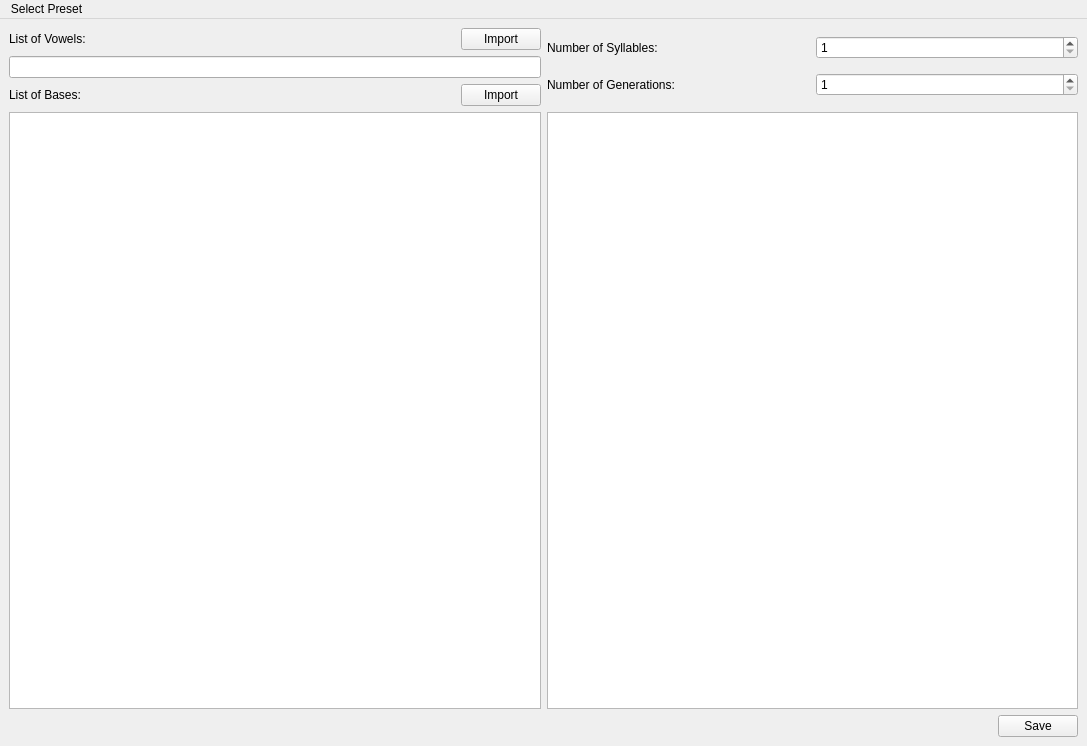
<?xml version="1.0" encoding="UTF-8"?>
<ui version="4.0">
 <class>MainWindow</class>
 <widget class="QMainWindow" name="MainWindow">
  <property name="geometry">
   <rect>
    <x>0</x>
    <y>0</y>
    <width>1087</width>
    <height>746</height>
   </rect>
  </property>
  <property name="windowTitle">
   <string>MainWindow</string>
  </property>
  <widget class="QWidget" name="centralwidget">
   <layout class="QGridLayout" name="gridLayout">
    <item row="0" column="0">
     <layout class="QVBoxLayout" name="verticalLayout">
      <item>
       <layout class="QHBoxLayout" name="horizontalLayout">
        <item>
         <layout class="QVBoxLayout" name="verticalLayout_3">
          <item>
           <layout class="QHBoxLayout" name="horizontalLayout_3">
            <item>
             <widget class="QLabel" name="listOfVowels">
              <property name="text">
               <string>List of Vowels:</string>
              </property>
             </widget>
            </item>
            <item alignment="Qt::AlignRight">
             <widget class="QPushButton" name="vowelImport">
              <property name="text">
               <string>Import</string>
              </property>
             </widget>
            </item>
           </layout>
          </item>
          <item>
           <widget class="QLineEdit" name="vowels">
            <property name="sizePolicy">
             <sizepolicy hsizetype="Ignored" vsizetype="Fixed">
              <horstretch>0</horstretch>
              <verstretch>0</verstretch>
             </sizepolicy>
            </property>
           </widget>
          </item>
          <item>
           <layout class="QHBoxLayout" name="horizontalLayout_4">
            <item>
             <widget class="QLabel" name="listOfbases">
              <property name="text">
               <string>List of Bases:</string>
              </property>
             </widget>
            </item>
            <item alignment="Qt::AlignRight">
             <widget class="QPushButton" name="baseImport">
              <property name="text">
               <string>Import</string>
              </property>
             </widget>
            </item>
           </layout>
          </item>
         </layout>
        </item>
        <item>
         <layout class="QVBoxLayout" name="verticalLayout_2">
          <item>
           <layout class="QHBoxLayout" name="horizontalLayout_6">
            <item>
             <widget class="QLabel" name="sylNum">
              <property name="text">
               <string>Number of Syllables:</string>
              </property>
             </widget>
            </item>
            <item>
             <widget class="QSpinBox" name="numberOfSyl">
              <property name="minimum">
               <number>1</number>
              </property>
              <property name="maximum">
               <number>999999999</number>
              </property>
             </widget>
            </item>
           </layout>
          </item>
          <item>
           <layout class="QHBoxLayout" name="horizontalLayout_5">
            <item>
             <widget class="QLabel" name="genNumber">
              <property name="text">
               <string>Number of Generations:</string>
              </property>
             </widget>
            </item>
            <item>
             <widget class="QSpinBox" name="numberOfGen">
              <property name="minimum">
               <number>1</number>
              </property>
              <property name="maximum">
               <number>999999999</number>
              </property>
             </widget>
            </item>
           </layout>
          </item>
         </layout>
        </item>
       </layout>
      </item>
      <item>
       <layout class="QHBoxLayout" name="horizontalLayout_2">
        <item>
         <widget class="QPlainTextEdit" name="input">
          <property name="lineWrapMode">
           <enum>QPlainTextEdit::NoWrap</enum>
          </property>
         </widget>
        </item>
        <item>
         <widget class="QPlainTextEdit" name="output">
          <property name="lineWrapMode">
           <enum>QPlainTextEdit::NoWrap</enum>
          </property>
          <property name="textInteractionFlags">
           <set>Qt::TextSelectableByKeyboard|Qt::TextSelectableByMouse</set>
          </property>
         </widget>
        </item>
       </layout>
      </item>
     </layout>
    </item>
    <item row="1" column="0">
     <layout class="QHBoxLayout" name="horizontalLayout_8">
      <item>
       <spacer name="horizontalSpacer">
        <property name="orientation">
         <enum>Qt::Horizontal</enum>
        </property>
        <property name="sizeHint" stdset="0">
         <size>
          <width>40</width>
          <height>20</height>
         </size>
        </property>
       </spacer>
      </item>
      <item>
       <widget class="QPushButton" name="save">
        <property name="text">
         <string>Save</string>
        </property>
       </widget>
      </item>
     </layout>
    </item>
   </layout>
  </widget>
  <widget class="QMenuBar" name="menuBar">
   <property name="geometry">
    <rect>
     <x>0</x>
     <y>0</y>
     <width>1087</width>
     <height>28</height>
    </rect>
   </property>
   <widget class="QMenu" name="menuChoose_Language">
    <property name="title">
     <string>Select Preset</string>
    </property>
    <widget class="QMenu" name="menuEnglish">
     <property name="title">
      <string>English</string>
     </property>
     <widget class="QMenu" name="menuFirst_name">
      <property name="title">
       <string>First Name</string>
      </property>
      <addaction name="actionMale"/>
      <addaction name="actionFemale"/>
     </widget>
     <addaction name="menuFirst_name"/>
     <addaction name="actionLast_Name"/>
    </widget>
    <widget class="QMenu" name="menuHungarian">
     <property name="title">
      <string>Hungarian</string>
     </property>
     <widget class="QMenu" name="menuFirst_Name">
      <property name="title">
       <string>First Name</string>
      </property>
      <addaction name="actionMale_2"/>
      <addaction name="actionFemale_2"/>
     </widget>
     <addaction name="menuFirst_Name"/>
     <addaction name="actionLast_Name_2"/>
    </widget>
    <addaction name="menuEnglish"/>
    <addaction name="menuHungarian"/>
   </widget>
   <addaction name="menuChoose_Language"/>
  </widget>
  <action name="actionEnglish_Last">
   <property name="text">
    <string>English Last Name</string>
   </property>
  </action>
  <action name="actionHungarian_First">
   <property name="text">
    <string>Hungarian First Name</string>
   </property>
  </action>
  <action name="actionMale">
   <property name="text">
    <string>Male</string>
   </property>
  </action>
  <action name="actionFemale">
   <property name="text">
    <string>Female</string>
   </property>
  </action>
  <action name="actionLast_Name">
   <property name="text">
    <string>Last Name</string>
   </property>
  </action>
  <action name="actionMale_2">
   <property name="text">
    <string>Male</string>
   </property>
  </action>
  <action name="actionFemale_2">
   <property name="text">
    <string>Female</string>
   </property>
  </action>
  <action name="actionLast_Name_2">
   <property name="text">
    <string>Last Name</string>
   </property>
  </action>
 </widget>
 <resources/>
 <connections/>
</ui>
